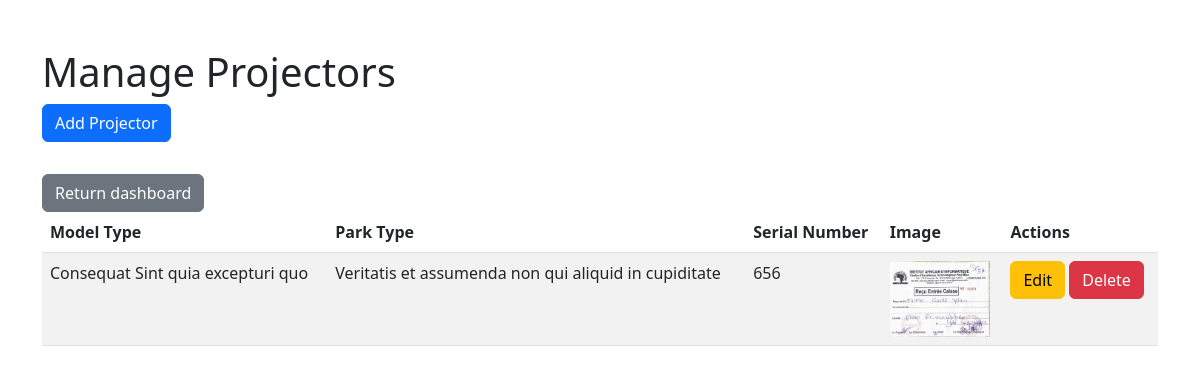
The page /manage_projectors/ on the database its author committed.
### projector_management/models.py (models this page shows)
class Projector(models.Model):
    model_type = models.CharField(max_length=255)
    park_type = models.CharField(max_length=255)
    serial_number = models.CharField(max_length=255, unique=True)
    image = models.ImageField(upload_to='projector_images/', null=True, blank=True) # Track specific projectors

### projector_management/views.py (the view)
# urls.py: path('manage_projectors/', manage_projectors, name='manage_projectors'),
def manage_projectors(request):
    projectors = Projector.objects.all()
    return render(request, 'dashboard/crud_projector/manage_projectors.html', {'projectors': projectors})

### projector_management/templates/dashboard/crud_projector/manage_projectors.html (shortened to what this page needs)
{% load static %}
<!DOCTYPE html>
<html lang="en">
<head>
    <link rel="stylesheet" href="{% static 'styles.css' %}">
    <link href="https://cdn.jsdelivr.net/npm/bootstrap@5.2.3/dist/css/bootstrap.min.css" rel="stylesheet">
</head>
<body>
    <div class="container mt-5">
        <h1>Manage Projectors</h1>
        <a href="{% url 'add_projector' %}" class="btn btn-primary mb-3">Add Projector</a>
        <br>
        <a href="{% url 'admin_dashboard' %}" class="btn btn-secondary mt-3">Return dashboard</a>
        <table class="table table-striped">
            <thead>
                <tr>
                    <th>Model Type</th>
                    <th>Park Type</th>
                    <th>Serial Number</th>
                    <th>Image</th>
                    <th>Actions</th>
                </tr>
            </thead>
            <tbody>
                {% for projector in projectors %}
                    <tr>
                        <td>{{ projector.model_type }}</td>
                        <td>{{ projector.park_type }}</td>
                        <td>{{ projector.serial_number }}</td>
                        <td>
                            {% if projector.image %}
                                <img src="{{ projector.image.url }}" alt="Projector Image" style="width: 100px; height: auto;">
                            {% else %}
                                No image
                            {% endif %}
                        </td>
                        <td>
                            <a href="{% url 'edit_projector' projector.pk %}" class="btn btn-warning">Edit</a>
                            <a href="{% url 'delete_projector' projector.pk %}" class="btn btn-danger">Delete</a>
                        </td>
                    </tr>
                {% endfor %}
            </tbody>
        </table>
    </div>
</body>
</html>

### projector_management/static/styles.css (style rules this page uses)
body { font-family: sans-serif; }
h1, h2, h3, h4, h5, h6 { font-weight: bold; }
a { text-decoration: none; }

### rows shown on the page
Projector: model_type "Consequat Sint quia excepturi quo", park_type "Veritatis et assumenda non qui aliquid in cupiditate", serial_number "656", image (picture)
